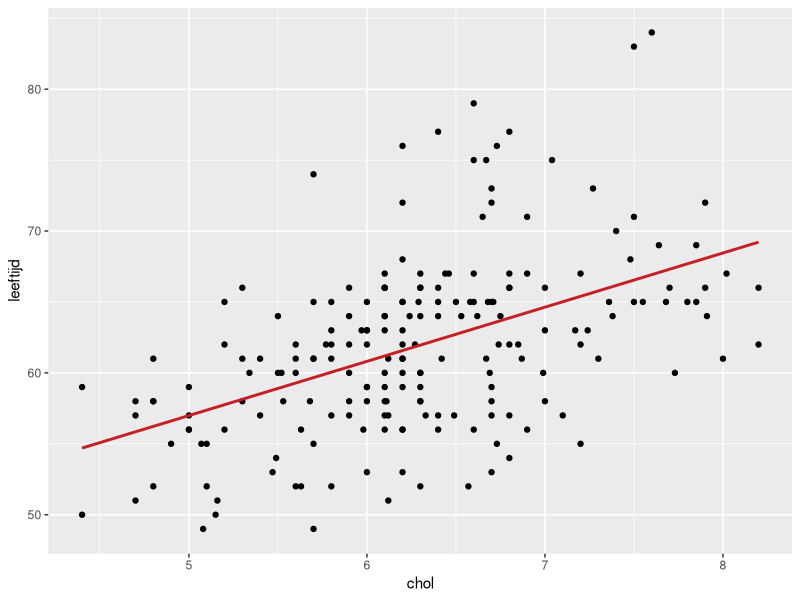
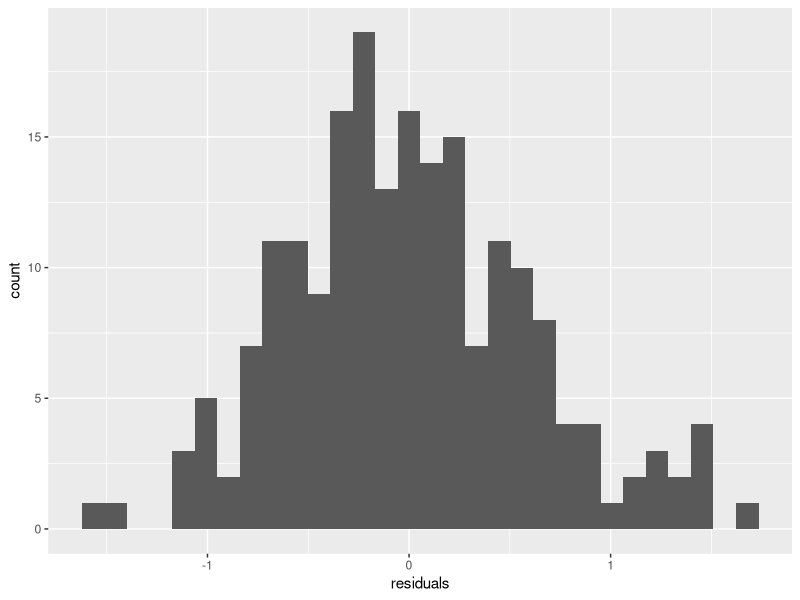
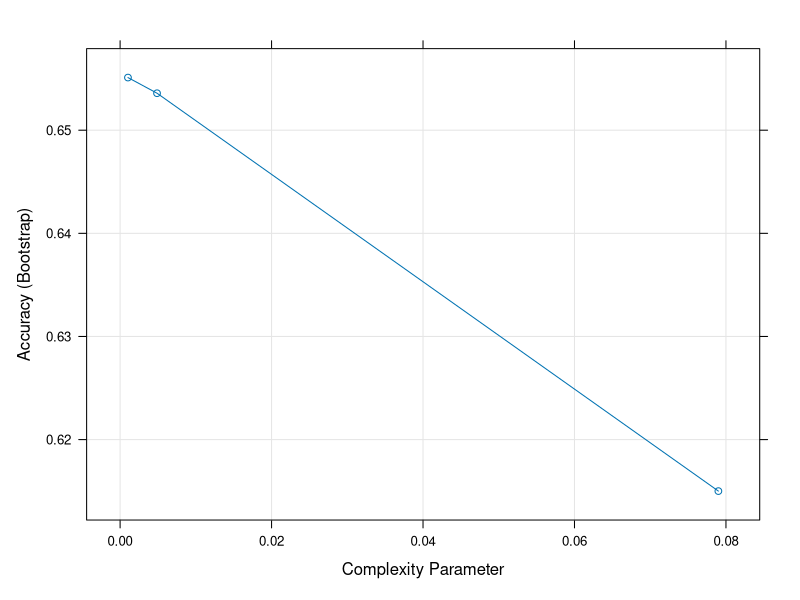

These figures' R source, in order:
library(foreign)
library(ggplot2)
library(dplyr)
library(caret)
library(e1071)
library(readr)

chol1 = read.spss("voorbeeld7_1.sav", to.data.frame=TRUE)
ggplot(chol1, aes(x = chol, y = leeftijd)) +
  geom_point() +
  stat_smooth(method = "lm",
              col = "#C42126",
              se = FALSE,
              size = 1)
fit1 <- lm(formula = chol ~ leeftijd, data = chol1)
summary(fit1)
fit2 <- lm(formula = chol ~ leeftijd + bmi + sekse +alcohol, data = chol1)
summary(fit2)
chol1$residuals <- residuals(fit2)
ggplot(chol1, aes(x = residuals)) +
  geom_histogram()

births <-read_delim(file="births.csv", delim=",", col_names = TRUE, col_types = NULL)
head(births)
births <- births %>%
  mutate(home = factor(if_else(child_birth %in% "first line child birth, at home", "home", "not_home"), levels = c("home","not_home"))) %>%
  mutate(pari = if_else(parity > 1, "multi", "primi")) %>%
  mutate(etni = if_else(etnicity %in% "Dutch", "Dutch", "Non_Dutch"))

set.seed(100)
mydat <- births
# Step 1: Get row numbers for the training data
trainRowNumbers <- createDataPartition(mydat$home, p=0.8, list=FALSE)
# Step 2: Create the training dataset
trainData <- mydat[trainRowNumbers,c(2,4,8,9,10)]
# Step 3: Create the test dataset
testData <- mydat[-trainRowNumbers,c(2,4,8,9,10)]

fit_logreg <- train(home ~ pari + age_cat + etni + urban, data = trainData,
                    method="glm", family="binomial")
summary(fit_logreg)
predicted <- predict(fit_logreg, testData)
confusionMatrix(reference = testData$home, data = predicted)


# Step 1: Get row numbers for the training data
trainRowNumbers <- createDataPartition(mydat$home, p=0.8, list=FALSE)
# Step 2: Create the training dataset
trainData <- mydat[trainRowNumbers,c(2,4,8,9,10)]
# Step 3: Create the test dataset
testData <- mydat[-trainRowNumbers,c(2,4,8,9,10)]
fit_rpart <- train(home ~ pari + age_cat + etni + urban, data = trainData,
                   method="rpart")
plot(fit_rpart)
predicted2 <- predict(fit_rpart, testData)
confusionMatrix(reference = testData$home, data = predicted2)